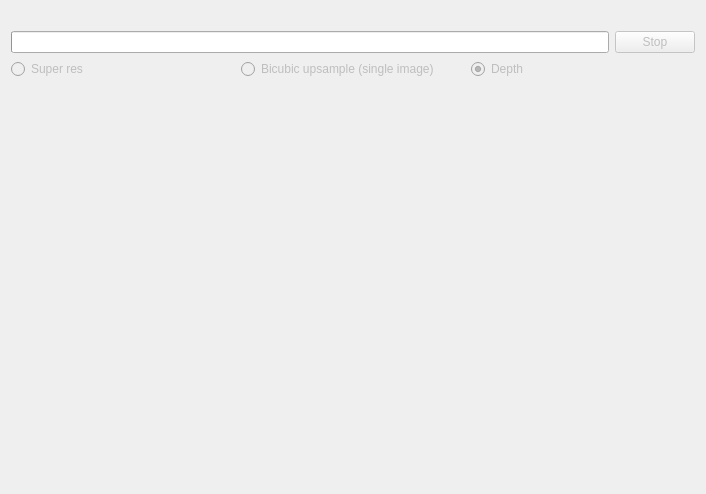
<?xml version="1.0" encoding="UTF-8"?>
<ui version="4.0">
 <class>vpSuperResDepthViewer</class>
 <widget class="QDialog" name="vpSuperResDepthViewer">
  <property name="geometry">
   <rect>
    <x>0</x>
    <y>0</y>
    <width>706</width>
    <height>494</height>
   </rect>
  </property>
  <property name="windowTitle">
   <string>Super Resolution Viewer</string>
  </property>
  <layout class="QVBoxLayout" name="verticalLayout">
   <item>
    <widget class="QLabel" name="label">
     <property name="sizePolicy">
      <sizepolicy hsizetype="Preferred" vsizetype="Minimum">
       <horstretch>0</horstretch>
       <verstretch>0</verstretch>
      </sizepolicy>
     </property>
    </widget>
   </item>
   <item>
    <layout class="QHBoxLayout" name="horizontalLayout_2">
     <item>
      <widget class="QProgressBar" name="progressBar"/>
     </item>
     <item>
      <widget class="QPushButton" name="saveStopButton">
       <property name="enabled">
        <bool>false</bool>
       </property>
       <property name="text">
        <string>Stop</string>
       </property>
      </widget>
     </item>
    </layout>
   </item>
   <item>
    <layout class="QHBoxLayout" name="horizontalLayout">
     <item>
      <widget class="QRadioButton" name="imageRadio">
       <property name="enabled">
        <bool>false</bool>
       </property>
       <property name="toolTip">
        <string>Set the render window to display the super resolved image.</string>
       </property>
       <property name="text">
        <string>Super res</string>
       </property>
       <property name="shortcut">
        <string>S</string>
       </property>
       <property name="checked">
        <bool>false</bool>
       </property>
      </widget>
     </item>
     <item>
      <widget class="QRadioButton" name="bicubicRadio">
       <property name="enabled">
        <bool>false</bool>
       </property>
       <property name="toolTip">
        <string>Set the render window to display the bicubic image.</string>
       </property>
       <property name="text">
        <string>Bicubic upsample (single image)</string>
       </property>
       <property name="shortcut">
        <string>B</string>
       </property>
      </widget>
     </item>
     <item>
      <widget class="QRadioButton" name="depthRadio">
       <property name="enabled">
        <bool>false</bool>
       </property>
       <property name="toolTip">
        <string>Set the render window to display the 3-D depth model.</string>
       </property>
       <property name="text">
        <string>Depth</string>
       </property>
       <property name="shortcut">
        <string>D</string>
       </property>
       <property name="checked">
        <bool>true</bool>
       </property>
      </widget>
     </item>
    </layout>
   </item>
   <item>
    <widget class="QVTKWidget" name="renderImage" native="true">
     <property name="sizePolicy">
      <sizepolicy hsizetype="Preferred" vsizetype="Expanding">
       <horstretch>0</horstretch>
       <verstretch>0</verstretch>
      </sizepolicy>
     </property>
    </widget>
   </item>
  </layout>
 </widget>
 <customwidgets>
  <customwidget>
   <class>QVTKWidget</class>
   <extends>QWidget</extends>
   <header location="global">QVTKWidget.h</header>
   <container>1</container>
  </customwidget>
 </customwidgets>
 <resources/>
 <connections/>
</ui>
